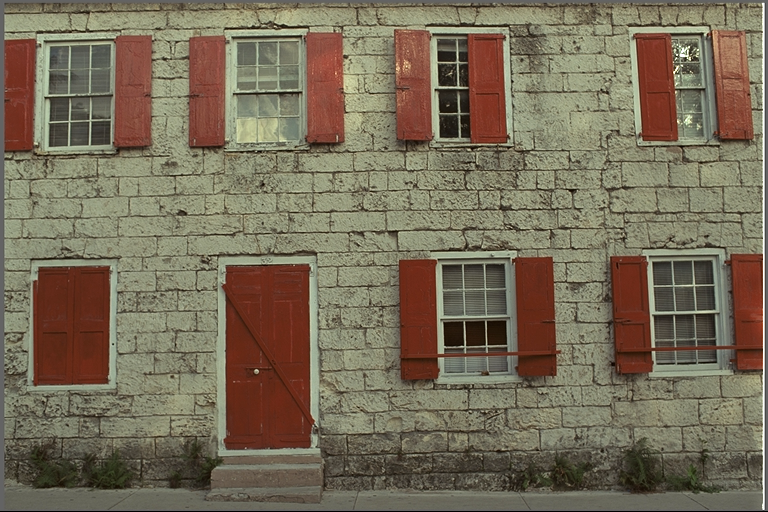
#> input picture experiments/real_photos/kodim01.png, 768 x 512 px, found by its file name
$ python bitstream_proof.py
#> lines starting #> are read from the running program, lines starting #| are printed output that depends on the picture
### experiments/stage3_method/codec.py
"""HAPRE-X prototype: YCoCg-R + 4-expert causal select + per-block LPC-3 + bias-corrected partitioned Rice."""
import numpy as np, time

def rgb_to_ycocg_r(rgb):
    R=rgb[:,:,0].astype(np.int16); G=rgb[:,:,1].astype(np.int16); B=rgb[:,:,2].astype(np.int16)
    Co=R-B; t=B+(Co>>1); Cg=G-t; Y=t+(Cg>>1)
    return np.stack([Y,Co,Cg],axis=-1)  # int16, range ~[-255,255]+offsets
# [4 lines left out: function ycocg_r_to_rgb, not called in this run]

def med(a,b,c):  # a=left,b=top,c=topleft
    if c>=max(a,b): return min(a,b)
    elif c<=min(a,b): return max(a,b)
    else: return a+b-c
# [138 lines left out: functions paeth, gap, encode_image, decode_image_from_res, not called in this run]

# [9 lines that do not run on import are left out]

### experiments/stage4_ablation/bitstream_proof.py
"""Bit-exact Rice+run stream: flag0=zero-run(gamma L), flag1=Rice nonzero. Round-trip proof on 64x64 crop."""
import numpy as np
from PIL import Image
import sys
sys.path.insert(0,"/tmp/opencode/autocompress/experiments/stage3_method")
from codec import rgb_to_ycocg_r, ycocg_r_to_rgb, med, paeth, gap

class BW:
    def __init__(self): self.b=bytearray(); self.acc=0; self.n=0
    def bit(self,v):
        self.acc=(self.acc<<1)|v; self.n+=1
        if self.n==8: self.b.append(self.acc); self.acc=0; self.n=0
    def gamma(self,L):  # L>=1
        b=L.bit_length()-1
        for _ in range(b): self.bit(0)
        for i in range(b,-1,-1): self.bit((L>>i)&1)
    def unary(self,q):
        for _ in range(q): self.bit(1)
        self.bit(0)
    def bits(self,v,k):
        for i in range(k-1,-1,-1): self.bit((v>>i)&1)
    def flush(self):
        if self.n: self.b.append(self.acc<<(8-self.n))
        return bytes(self.b)
class BR:
    def __init__(self,buf): self.buf=buf; self.p=0
    def bit(self):
        byte=self.buf[self.p//8]; b=(byte>>(7-(self.p%8)))&1; self.p+=1; return b
    def gamma(self):
        b=0
        while self.bit()==0: b+=1
        v=1
        for _ in range(b): v=(v<<1)|self.bit()
        return v
    def unary(self):
        q=0
        while self.bit()==1: q+=1
        return q
    def bits(self,k):
        v=0
        for _ in range(k): v=(v<<1)|self.bit()
        return v

def residuals_medonly(yc):
    H,W,_=yc.shape
    P=np.pad(yc,((1,0),(1,0),(0,0)),mode='edge').astype(np.int16)
    res=np.zeros_like(yc)
    for i in range(H):
        for j in range(W):
            for ch in range(3):
                a=int(P[i+1,j,ch]); b=int(P[i,j+1,ch]); c=int(P[i,j,ch])
                m=med(a,b,c)
                res[i,j,ch]=int(P[i+1,j+1,ch])-m
    return res

rgb=np.array(Image.open("/tmp/opencode/autocompress/experiments/real_photos/kodim01.png").convert("RGB"))[:64,:64]
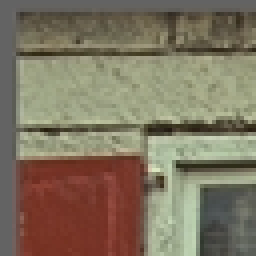
#> rgb: shape (64, 64, 3) (shown 4 times larger); mean R, G, B 127, 116.1, 96.3
yc=rgb_to_ycocg_r(rgb)
#> in rgb_to_ycocg_r, `G = rgb[:, :, 1].astype(np.int16)`:
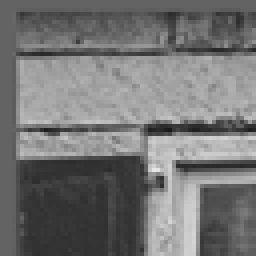
#> G: shape (64, 64) int16 (shown 4 times larger); min 25, max 230, mean 116.1
#> in rgb_to_ycocg_r, `Co = R - B`:
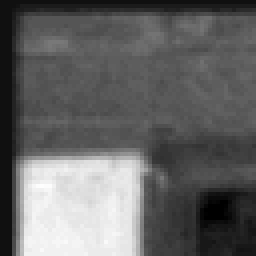
#> Co: shape (64, 64) int16 (shown 4 times larger); min -6, max 87, mean 30.8; drawn with min black and max white
#> in rgb_to_ycocg_r, `t = B + (Co >> 1)`:
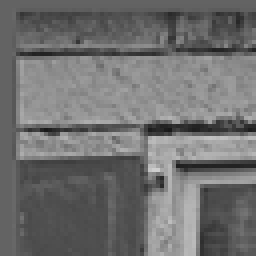
#> t: shape (64, 64) int16 (shown 4 times larger); min 24, max 205, mean 111.4
#> in rgb_to_ycocg_r, `Cg = G - t`:
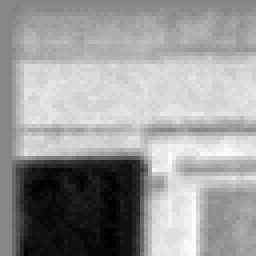
#> Cg: shape (64, 64) int16 (shown 4 times larger); min -30, max 27, mean 4.7; drawn with min black and max white
res=residuals_medonly(yc)
#> in residuals_medonly, `P=np.pad(yc,((1,0),(1,0),(0,0)),mode='edge').astype(np.int16)`:
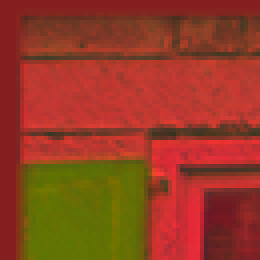
#> P: shape (65, 65, 3) int16 (shown 4 times larger); mean R, G, B 113.1, 29.8, 4.5; drawn with min black and max white
#> after the loop in residuals_medonly, `for i in range(H):`:
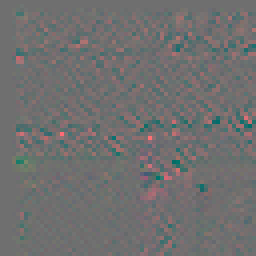
#> res: shape (64, 64, 3) int16 (shown 4 times larger); mean R, G, B 0.3, 0.1, 0; drawn with min black and max white
# per-channel k from nonzeros
import math
streams={}
for ch,nm in enumerate(["Y","Co","Cg"]):
    flat=res[:,:,ch].reshape(-1)
    nz=flat[flat!=0]
    m=float(np.mean(np.abs(nz.astype(float))))+1e-9 if len(nz) else 1
    k=int(max(0,min(8,math.floor(math.log2(m)))))
    w=BW()
    w.bits(k,4)  # header k
    i=0; N=len(flat)
    while i<N:
        if flat[i]==0:
            j=i
            while j<N and flat[j]==0: j+=1
            w.bit(0); w.gamma(j-i); i=j
        else:
            v=int(flat[i]); u=2*v if v>=0 else -2*v-1
            w.bit(1); w.unary(u>>k); w.bits(u&((1<<k)-1) if k else 0,k); i+=1
    streams[nm]=(w.flush(),k)
    print(nm, "bytes=",len(streams[nm][0]),"k=",k)
#> this loop made 3 passes
#> (m, k) on passes 2 to 3: (1.73, 0), (1.68, 0)
#> (m, k) on pass 1: (7.38, 2)
#| Y bytes= 3195 k= 2
#| Co bytes= 1841 k= 0
#| Cg bytes= 1808 k= 0
#> after the loop, j = 4096; streams = 3 items
# decode + verify
ok=True
for ch,nm in enumerate(["Y","Co","Cg"]):
    buf,k=streams[nm]; r=BR(buf); k2=r.bits(4); assert k2==k
    out=np.zeros(64*64,dtype=int); i=0
    while i<64*64:
        f=r.bit()
        if f==0: L=r.gamma(); out[i:i+L]=0; i+=L
        else:
            q=r.unary(); rem=r.bits(k) if k else 0; u=(q<<k)|rem
            out[i]=u//2 if u%2==0 else -(u+1)//2; i+=1
    if not np.array_equal(out,res[:,:,ch].reshape(-1)): ok=False; print(nm,"MISMATCH")
#> this loop made 3 passes
#> (k, k2) on passes 1 to 3: (2, 2), (0, 0), (0, 0)
print("ROUNDTRIP_EXACT:", "PASS" if ok else "FAIL", "total_bytes=",sum(len(v[0]) for v in streams.values()))
#| ROUNDTRIP_EXACT: PASS total_bytes= 6844

$ run again, with experiments/real_photos/kodim02.png copied over experiments/real_photos/kodim01.png
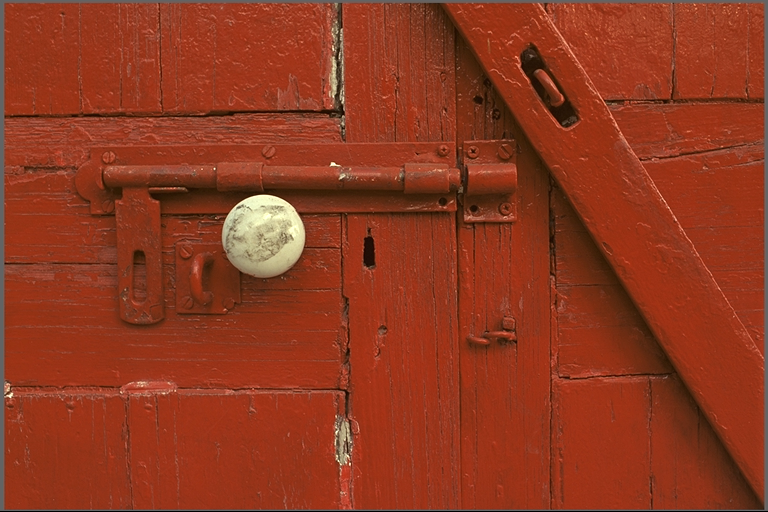
#> input picture experiments/real_photos/kodim02.png, 768 x 512 px, found by its file name
#> in residuals_medonly, `P=np.pad(yc,((1,0),(1,0),(0,0)),mode='edge').astype(np.int16)`:
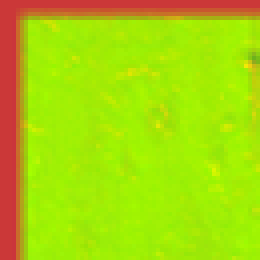
#> P: shape (65, 65, 3) int16 (shown 4 times larger); mean R, G, B 75.4, 106.1, -29.9; drawn with min black and max white
#> after the loop in residuals_medonly, `for i in range(H):`:
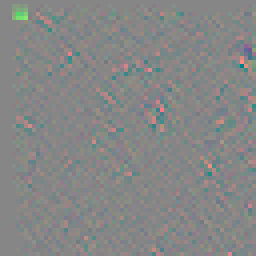
#> res: shape (64, 64, 3) int16 (shown 4 times larger); mean R, G, B -0.2, 0.1, 0; drawn with min black and max white
#> the loop `for ch,nm in enumerate(["Y","Co","Cg"]):` made 3 passes
#> (m, k) on passes 1 to 3: (3.54, 1), (1.72, 0), (1.63, 0)
#> (printed output is left out)
#> after the loop `for ch,nm in enumerate(["Y","Co","Cg"]):`: j = 4093; streams = 3 items
#> the loop `for ch,nm in enumerate(["Y","Co","Cg"]):` made 3 passes
#> (k, k2) on passes 1 to 3: (1, 1), (0, 0), (0, 0)
#| ROUNDTRIP_EXACT: PASS total_bytes= 5862

$ run again, with experiments/real_photos/kodim05.png copied over experiments/real_photos/kodim01.png
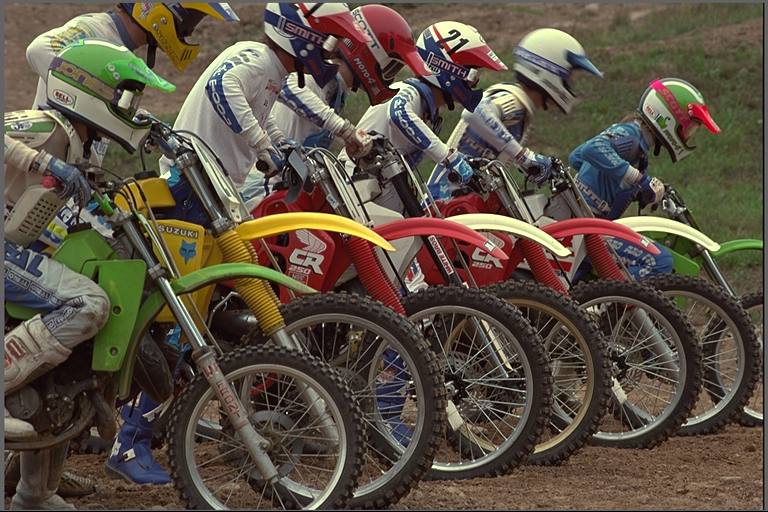
#> input picture experiments/real_photos/kodim05.png, 768 x 512 px, found by its file name
#> in residuals_medonly, `P=np.pad(yc,((1,0),(1,0),(0,0)),mode='edge').astype(np.int16)`:
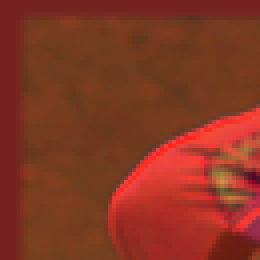
#> P: shape (65, 65, 3) int16 (shown 4 times larger); mean R, G, B 116.2, 26, 3.1; drawn with min black and max white
#> after the loop in residuals_medonly, `for i in range(H):`:
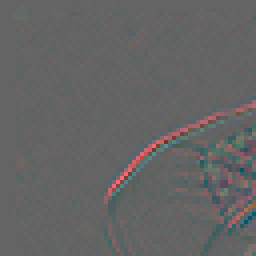
#> res: shape (64, 64, 3) int16 (shown 4 times larger); mean R, G, B 0.4, 0, 0.1; drawn with min black and max white
#> the loop `for ch,nm in enumerate(["Y","Co","Cg"]):` made 3 passes
#> (m, k) on passes 2 to 3: (2.69, 1), (2.78, 1)
#> (printed output is left out)
#> after the loop `for ch,nm in enumerate(["Y","Co","Cg"]):`: j = 4090; streams = 3 items
#> the loop `for ch,nm in enumerate(["Y","Co","Cg"]):` made 3 passes
#> (k, k2) on passes 1 to 3: (2, 2), (1, 1), (1, 1)
#| ROUNDTRIP_EXACT: PASS total_bytes= 6441

$ run again, with experiments/real_photos/kodim07.png copied over experiments/real_photos/kodim01.png
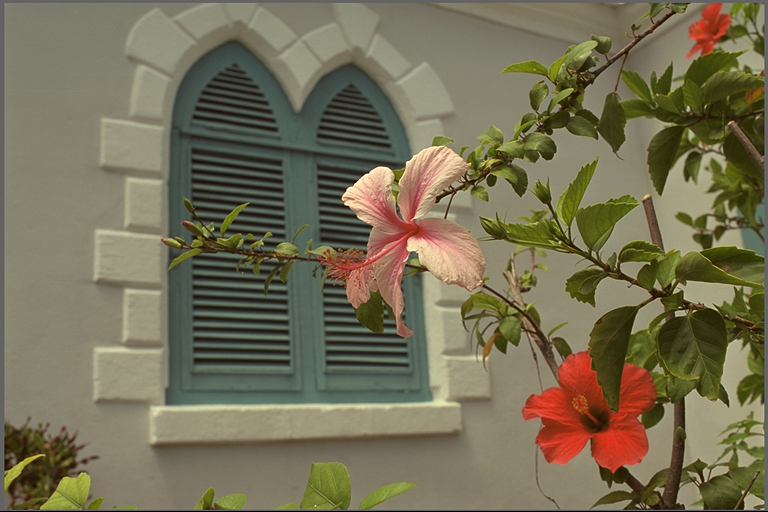
#> input picture experiments/real_photos/kodim07.png, 768 x 512 px, found by its file name
#> after the loop in residuals_medonly, `for i in range(H):`:
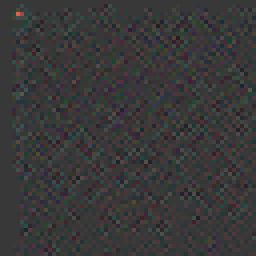
#> res: shape (64, 64, 3) int16 (shown 4 times larger); mean R, G, B 0, 0, 0; drawn with min black and max white
#> the loop `for ch,nm in enumerate(["Y","Co","Cg"]):` made 3 passes
#> m on passes 1 to 3: 1.73, 1.59, 1.37
#> (printed output is left out)
#> after the loop `for ch,nm in enumerate(["Y","Co","Cg"]):`: j = 4096; streams = 3 items
#| ROUNDTRIP_EXACT: PASS total_bytes= 4415
